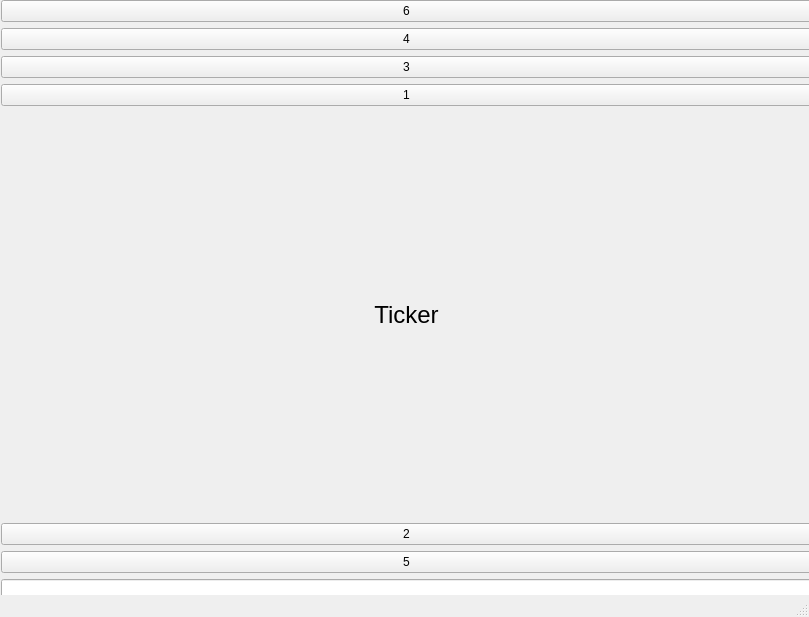
<?xml version="1.0" encoding="UTF-8"?>
<ui version="4.0">
 <class>MainWindow</class>
 <widget class="QMainWindow" name="MainWindow">
  <property name="geometry">
   <rect>
    <x>0</x>
    <y>0</y>
    <width>809</width>
    <height>617</height>
   </rect>
  </property>
  <property name="windowTitle">
   <string>MainWindow</string>
  </property>
  <widget class="QWidget" name="centralwidget">
   <widget class="QWidget" name="verticalLayoutWidget">
    <property name="geometry">
     <rect>
      <x>1</x>
      <y>0</y>
      <width>811</width>
      <height>601</height>
     </rect>
    </property>
    <layout class="QVBoxLayout" name="verticalLayout">
     <item>
      <widget class="QPushButton" name="pushButton_6">
       <property name="text">
        <string>6</string>
       </property>
      </widget>
     </item>
     <item>
      <widget class="QPushButton" name="pushButton_4">
       <property name="text">
        <string>4</string>
       </property>
      </widget>
     </item>
     <item>
      <widget class="QPushButton" name="pushButton_3">
       <property name="text">
        <string>3</string>
       </property>
      </widget>
     </item>
     <item>
      <widget class="QPushButton" name="pushButton">
       <property name="text">
        <string>1</string>
       </property>
      </widget>
     </item>
     <item>
      <widget class="QLabel" name="label">
       <property name="font">
        <font>
         <pointsize>18</pointsize>
        </font>
       </property>
       <property name="text">
        <string>Ticker</string>
       </property>
       <property name="alignment">
        <set>Qt::AlignCenter</set>
       </property>
      </widget>
     </item>
     <item>
      <widget class="QPushButton" name="pushButton_2">
       <property name="text">
        <string>2</string>
       </property>
      </widget>
     </item>
     <item>
      <widget class="QPushButton" name="pushButton_5">
       <property name="text">
        <string>5</string>
       </property>
      </widget>
     </item>
     <item>
      <widget class="QLineEdit" name="TickerBox">
       <property name="text">
        <string/>
       </property>
      </widget>
     </item>
    </layout>
   </widget>
  </widget>
  <widget class="QStatusBar" name="statusbar"/>
 </widget>
 <resources/>
 <connections/>
</ui>
